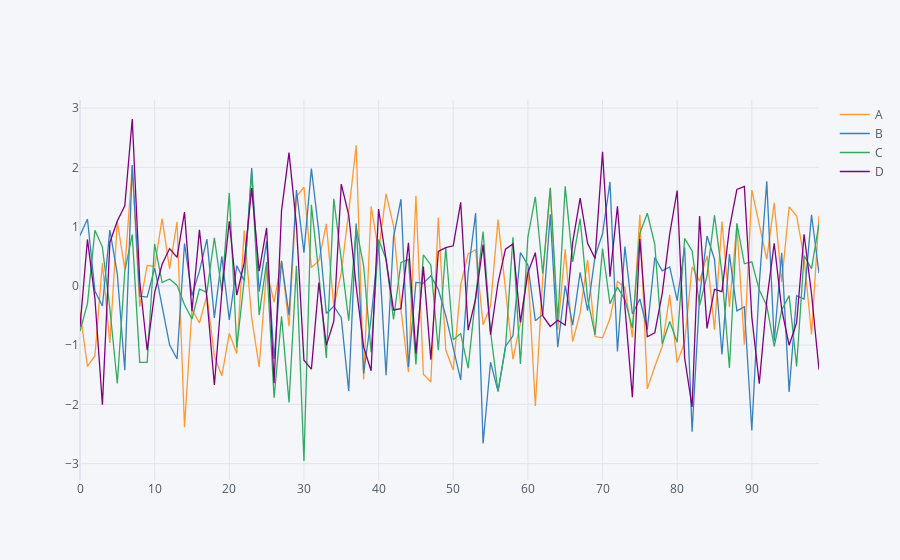

Notebook code for this chart:
### Code cell
df.iplot()      #very intereactive with a lot of features like Zoom,pan,download, scale etc.
